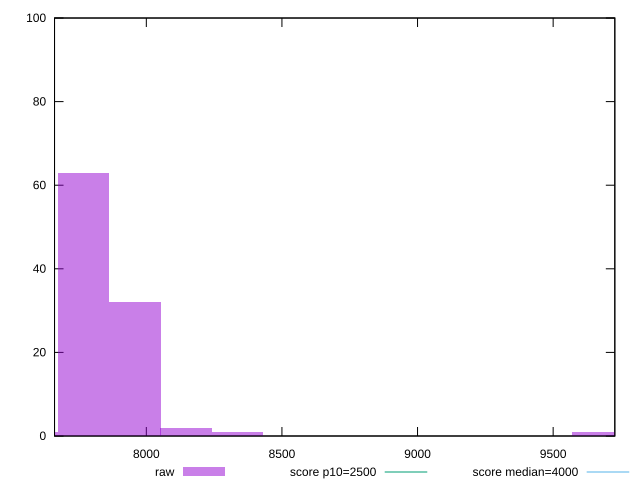

gnuplot code for this plot:
reset

$raw <<EOF
9662.760175341484 1
8336.498974804417 1
7957.567203222397 32
8147.033089013407 2
7768.101317431388 63
7578.635431640379 1
EOF

set key outside below
set boxwidth 189.46588579100947
set xrange [7661.5800500000005:9727.378999999997]
set yrange [0:100]
set trange [0:100]
set style fill transparent solid 0.5 noborder

set parametric
set terminal svg size 640, 490 enhanced background rgb 'white'
set output "report_00017_2021-02-10T15-08-03.406Z/largest-contentful-paint/samples/pages+cached+noadtech/raw/histogram.svg"

plot $raw title "raw" with boxes, \
     2500,t title "score p10=2500", \
     4000,t title "score median=4000"

reset
